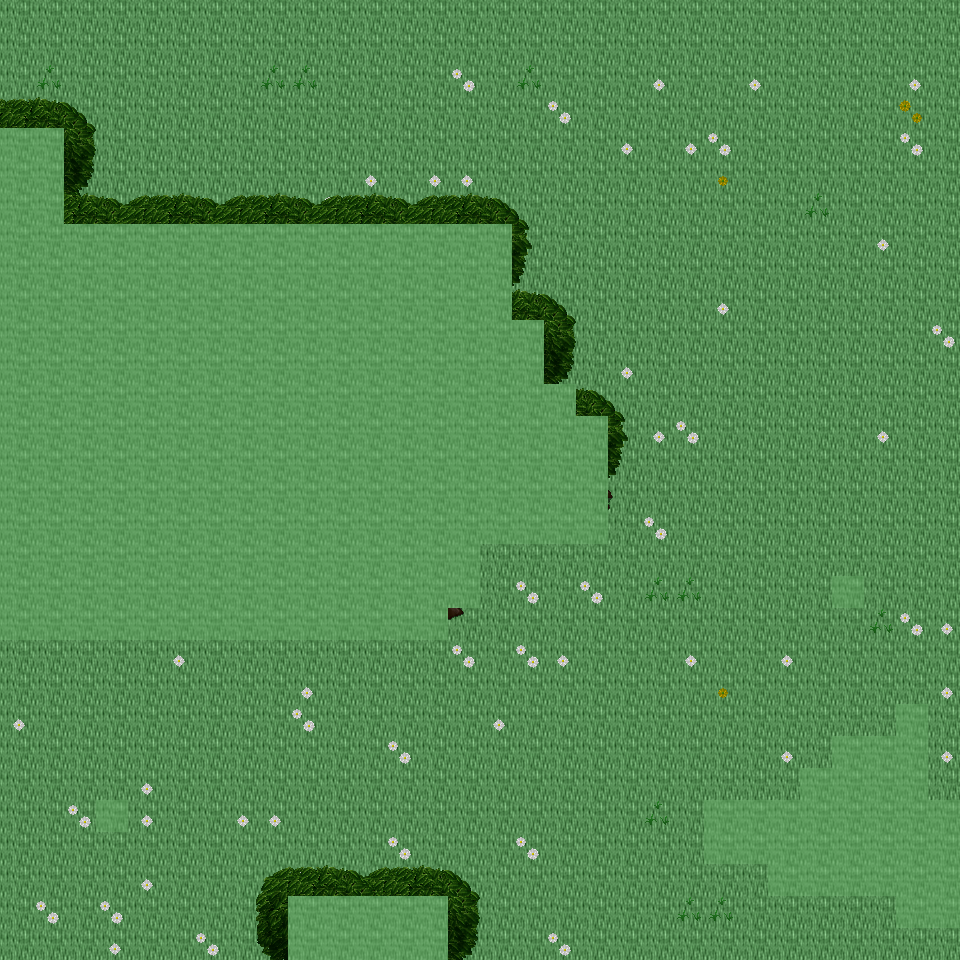

This game map was drawn from its Tiled (.tmx) file and the tilesets committed beside it. A one-line description and the trimmed map source follow:
An orthogonal 30x30 tile map with 32x32 px tiles, 6 tile layers (Ground, Object, Object2, Above, ...), 13 tilesets and 6 objects (6x mapExit).

<map version="1.0" orientation="orthogonal" renderorder="right-down" width="30" height="30" tilewidth="32" tileheight="32" nextobjectid="7">
  <tileset firstgid="1" name="tileset_ground_ground" tilewidth="32" tileheight="32" tilecount="33" columns="3">
    <image source="../drawable/tileset_ground_ground.png" width="96" height="352" />
  </tileset>
  <tileset firstgid="34" name="tileset_plant_grasses" tilewidth="32" tileheight="32" tilecount="6" columns="3">
    <image source="../drawable/tileset_plant_grasses.png" width="96" height="64" />
  </tileset>
  <tileset firstgid="40" name="tileset_plant_flower_daisy_white" tilewidth="32" tileheight="32" tilecount="8" columns="2">
    <image source="../drawable/tileset_plant_flower_daisy_white.png" width="64" height="128" />
  </tileset>
  <tileset firstgid="48" name="tileset_plant_flower_daisy_yellow" tilewidth="32" tileheight="32" tilecount="8" columns="2">
    <image source="../drawable/tileset_plant_flower_daisy_yellow.png" width="64" height="128" />
  </tileset>
  <tileset firstgid="56" name="tileset_plant_bush_bushes" tilewidth="32" tileheight="32" tilecount="10" columns="5">
    <image source="../drawable/tileset_plant_bush_bushes.png" width="160" height="64" />
  </tileset>
  <tileset firstgid="66" name="tileset_plant_tree_tree_darkgreen" tilewidth="32" tileheight="32" tilecount="88" columns="8">
    <image source="../drawable/tileset_plant_tree_tree_darkgreen.png" width="256" height="352" />
  </tileset>
  <tileset firstgid="154" name="tileset_logic_creature_elf" tilewidth="32" tileheight="32" tilecount="16" columns="8">
    <image source="../drawable/tileset_logic_creature_elf.png" width="256" height="64" />
  </tileset>
  <tileset firstgid="170" name="tileset_logic_creature_rodent" tilewidth="32" tileheight="32" tilecount="8" columns="8">
    <image source="../drawable/tileset_logic_creature_rodent.png" width="256" height="32" />
  </tileset>
  <tileset firstgid="178" name="tileset_logic_creature_animal" tilewidth="32" tileheight="32" tilecount="32" columns="8">
    <image source="../drawable/tileset_logic_creature_animal.png" width="256" height="128" />
  </tileset>
  <tileset firstgid="210" name="tileset_logic_item_resources" tilewidth="32" tileheight="32" tilecount="6" columns="6">
    <image source="../drawable/tileset_logic_item_resources.png" width="192" height="32" />
  </tileset>
  <tileset firstgid="216" name="tileset_logic_item_mushroom" tilewidth="32" tileheight="32" tilecount="6" columns="6">
    <image source="../drawable/tileset_logic_item_mushroom.png" width="192" height="32" />
  </tileset>
  <tileset firstgid="222" name="tileset_logic_collision" tilewidth="32" tileheight="32" tilecount="1" columns="1">
    <image source="../drawable/tileset_logic_collision.png" width="32" height="32" />
  </tileset>
  <tileset firstgid="223" name="tileset_logic_item_herb" tilewidth="32" tileheight="32" tilecount="5" columns="5">
    <image source="../drawable/tileset_logic_item_herb.png" width="160" height="32" />
  </tileset>
  <layer name="Ground" width="30" height="30">
    <data>[900 cells, 900 non-empty, 1 distinct tile ids]</data>
  </layer>
  <layer name="Object" width="30" height="30">
    <data>[900 cells, 128 non-empty, 8 distinct tile ids]</data>
  </layer>
  <layer name="Object2" width="30" height="30">
    <data>[900 cells, 45 non-empty, 16 distinct tile ids]</data>
  </layer>
  <layer name="Above" width="30" height="30">
    <data>[900 cells, 240 non-empty, 37 distinct tile ids]</data>
  </layer>
  <layer name="Above2" width="30" height="30">
    <data>[900 cells, 6 non-empty, 2 distinct tile ids]</data>
  </layer>
  <layer name="Walkable" width="30" height="30">
    <data>[900 cells, 270 non-empty, 1 distinct tile ids]</data>
  </layer>
  <objectgroup name="MapEvents">
    <object id="1" name="south" type="mapExit" x="0" y="928" width="288" height="32">
      <properties>
        <property name="map" value="level_0_x139_y26" />
        <property name="x" value="0" />
        <property name="y" value="1" />
      </properties>
    </object>
    <object id="2" name="south2" type="mapExit" x="448" y="928" width="512" height="32">
      <properties>
        <property name="map" value="level_0_x139_y26" />
        <property name="x" value="14" />
        <property name="y" value="1" />
      </properties>
    </object>
    <object id="3" name="west" type="mapExit" x="0" y="0" width="32" height="128">
      <properties>
        <property name="map" value="level_0_x138_y25" />
        <property name="x" value="28" />
        <property name="y" value="0" />
      </properties>
    </object>
    <object id="4" name="west2" type="mapExit" x="0" y="640" width="32" height="320">
      <properties>
        <property name="map" value="level_0_x138_y25" />
        <property name="x" value="28" />
        <property name="y" value="20" />
      </properties>
    </object>
    <object id="5" name="east" type="mapExit" x="928" y="0" width="32" height="800">
      <properties>
        <property name="map" value="level_0_x140_y25" />
        <property name="x" value="1" />
        <property name="y" value="0" />
      </properties>
    </object>
    <object id="6" name="east2" type="mapExit" x="928" y="928" width="32" height="32">
      <properties>
        <property name="map" value="level_0_x140_y25" />
        <property name="x" value="1" />
        <property name="y" value="29" />
      </properties>
    </object>
  </objectgroup>
</map>
